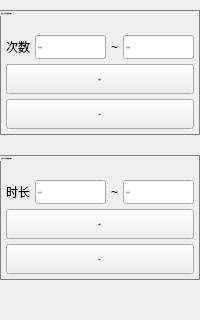
        <widget class="QWidget" name="tab_loop">
         <attribute name="title">
          <string>循环</string>
         </attribute>
         <layout class="QVBoxLayout" name="verticalLayout_7">
          <property name="spacing">
           <number>20</number>
          </property>
          <property name="leftMargin">
           <number>0</number>
          </property>
          <property name="topMargin">
           <number>10</number>
          </property>
          <property name="rightMargin">
           <number>0</number>
          </property>
          <property name="bottomMargin">
           <number>0</number>
          </property>
          <item>
           <widget class="QGroupBox" name="grp_loop">
            <property name="font">
             <font>
              <family>Microsoft YaHei</family>
              <pointsize>-1</pointsize>
              <weight>75</weight>
              <bold>true</bold>
             </font>
            </property>
            <property name="styleSheet">
             <string notr="true">QGroupBox{border:1px solid gray}</string>
            </property>
            <property name="title">
             <string>循环（执行里面的内容）</string>
            </property>
            <layout class="QVBoxLayout" name="verticalLayout_12">
             <property name="spacing">
              <number>5</number>
             </property>
             <property name="leftMargin">
              <number>5</number>
             </property>
             <property name="topMargin">
              <number>24</number>
             </property>
             <property name="rightMargin">
              <number>5</number>
             </property>
             <property name="bottomMargin">
              <number>5</number>
             </property>
             <item>
              <layout class="QHBoxLayout" name="loopParamBox">
               <property name="spacing">
                <number>5</number>
               </property>
               <item>
                <widget class="QLabel" name="lbCount">
                 <property name="sizePolicy">
                  <sizepolicy hsizetype="Fixed" vsizetype="Fixed">
                   <horstretch>0</horstretch>
                   <verstretch>0</verstretch>
                  </sizepolicy>
                 </property>
                 <property name="toolTip">
                  <string/>
                 </property>
                 <property name="text">
                  <string>次数</string>
                 </property>
                </widget>
               </item>
               <item>
                <widget class="QLineEdit" name="etCountMin">
                 <property name="sizePolicy">
                  <sizepolicy hsizetype="Preferred" vsizetype="Fixed">
                   <horstretch>0</horstretch>
                   <verstretch>0</verstretch>
                  </sizepolicy>
                 </property>
                 <property name="minimumSize">
                  <size>
                   <width>0</width>
                   <height>24</height>
                  </size>
                 </property>
                 <property name="font">
                  <font>
                   <family>Microsoft YaHei</family>
                   <pointsize>-1</pointsize>
                   <weight>75</weight>
                   <bold>true</bold>
                  </font>
                 </property>
                 <property name="focusPolicy">
                  <enum>Qt::ClickFocus</enum>
                 </property>
                 <property name="statusTip">
                  <string/>
                 </property>
                 <property name="inputMask">
                  <string/>
                 </property>
                 <property name="dragEnabled">
                  <bool>false</bool>
                 </property>
                 <property name="placeholderText">
                  <string>最小次数</string>
                 </property>
                 <property name="clearButtonEnabled">
                  <bool>false</bool>
                 </property>
                </widget>
               </item>
               <item>
                <widget class="QLabel" name="lbCountTo">
                 <property name="sizePolicy">
                  <sizepolicy hsizetype="Fixed" vsizetype="Fixed">
                   <horstretch>0</horstretch>
                   <verstretch>0</verstretch>
                  </sizepolicy>
                 </property>
                 <property name="toolTip">
                  <string/>
                 </property>
                 <property name="text">
                  <string>~</string>
                 </property>
                </widget>
               </item>
               <item>
                <widget class="QLineEdit" name="etCountMax">
                 <property name="sizePolicy">
                  <sizepolicy hsizetype="Preferred" vsizetype="Fixed">
                   <horstretch>0</horstretch>
                   <verstretch>0</verstretch>
                  </sizepolicy>
                 </property>
                 <property name="minimumSize">
                  <size>
                   <width>0</width>
                   <height>24</height>
                  </size>
                 </property>
                 <property name="font">
                  <font>
                   <family>Microsoft YaHei</family>
                   <pointsize>-1</pointsize>
                   <weight>75</weight>
                   <bold>true</bold>
                  </font>
                 </property>
                 <property name="focusPolicy">
                  <enum>Qt::ClickFocus</enum>
                 </property>
                 <property name="statusTip">
                  <string/>
                 </property>
                 <property name="inputMask">
                  <string/>
                 </property>
                 <property name="dragEnabled">
                  <bool>false</bool>
                 </property>
                 <property name="placeholderText">
                  <string>最大次数</string>
                 </property>
                 <property name="clearButtonEnabled">
                  <bool>false</bool>
                 </property>
                </widget>
               </item>
              </layout>
             </item>
             <item>
              <widget class="QPushButton" name="bnLoopEdit">
               <property name="sizePolicy">
                <sizepolicy hsizetype="Preferred" vsizetype="Fixed">
                 <horstretch>0</horstretch>
                 <verstretch>0</verstretch>
                </sizepolicy>
               </property>
               <property name="minimumSize">
                <size>
                 <width>0</width>
                 <height>30</height>
                </size>
               </property>
               <property name="font">
                <font>
                 <family>Microsoft YaHei</family>
                 <pointsize>-1</pointsize>
                 <weight>75</weight>
                 <bold>true</bold>
                </font>
               </property>
               <property name="focusPolicy">
                <enum>Qt::ClickFocus</enum>
               </property>
               <property name="toolTip">
                <string/>
               </property>
               <property name="styleSheet">
                <string notr="true"/>
               </property>
               <property name="text">
                <string>编辑🔧</string>
               </property>
               <property name="autoDefault">
                <bool>false</bool>
               </property>
              </widget>
             </item>
             <item>
              <widget class="QPushButton" name="bnLoopAdd">
               <property name="sizePolicy">
                <sizepolicy hsizetype="Preferred" vsizetype="Fixed">
                 <horstretch>0</horstretch>
                 <verstretch>0</verstretch>
                </sizepolicy>
               </property>
               <property name="minimumSize">
                <size>
                 <width>0</width>
                 <height>30</height>
                </size>
               </property>
               <property name="font">
                <font>
                 <family>Microsoft YaHei</family>
                 <pointsize>-1</pointsize>
                 <weight>75</weight>
                 <bold>true</bold>
                </font>
               </property>
               <property name="focusPolicy">
                <enum>Qt::ClickFocus</enum>
               </property>
               <property name="toolTip">
                <string/>
               </property>
               <property name="styleSheet">
                <string notr="true"/>
               </property>
               <property name="text">
                <string>添加✔</string>
               </property>
               <property name="autoDefault">
                <bool>false</bool>
               </property>
              </widget>
             </item>
            </layout>
           </widget>
          </item>
          <item>
           <widget class="QGroupBox" name="grp_timer">
            <property name="font">
             <font>
              <family>Microsoft YaHei</family>
              <pointsize>-1</pointsize>
              <weight>75</weight>
              <bold>true</bold>
             </font>
            </property>
            <property name="styleSheet">
             <string notr="true">QGroupBox{border:1px solid gray}</string>
            </property>
            <property name="title">
             <string>定时（执行里面的内容）</string>
            </property>
            <layout class="QVBoxLayout" name="verticalLayout_13">
             <property name="spacing">
              <number>5</number>
             </property>
             <property name="leftMargin">
              <number>5</number>
             </property>
             <property name="topMargin">
              <number>24</number>
             </property>
             <property name="rightMargin">
              <number>5</number>
             </property>
             <property name="bottomMargin">
              <number>5</number>
             </property>
             <item>
              <layout class="QHBoxLayout" name="timerParamBox">
               <property name="spacing">
                <number>5</number>
               </property>
               <item>
                <widget class="QLabel" name="lbTimerTime">
                 <property name="sizePolicy">
                  <sizepolicy hsizetype="Fixed" vsizetype="Fixed">
                   <horstretch>0</horstretch>
                   <verstretch>0</verstretch>
                  </sizepolicy>
                 </property>
                 <property name="toolTip">
                  <string/>
                 </property>
                 <property name="text">
                  <string>时长</string>
                 </property>
                </widget>
               </item>
               <item>
                <widget class="QLineEdit" name="etTimerMin">
                 <property name="sizePolicy">
                  <sizepolicy hsizetype="Preferred" vsizetype="Fixed">
                   <horstretch>0</horstretch>
                   <verstretch>0</verstretch>
                  </sizepolicy>
                 </property>
                 <property name="minimumSize">
                  <size>
                   <width>0</width>
                   <height>24</height>
                  </size>
                 </property>
                 <property name="font">
                  <font>
                   <family>Microsoft YaHei</family>
                   <pointsize>-1</pointsize>
                   <weight>75</weight>
                   <bold>true</bold>
                  </font>
                 </property>
                 <property name="focusPolicy">
                  <enum>Qt::ClickFocus</enum>
                 </property>
                 <property name="statusTip">
                  <string/>
                 </property>
                 <property name="inputMask">
                  <string/>
                 </property>
                 <property name="dragEnabled">
                  <bool>false</bool>
                 </property>
                 <property name="placeholderText">
                  <string>最小时长</string>
                 </property>
                 <property name="clearButtonEnabled">
                  <bool>false</bool>
                 </property>
                </widget>
               </item>
               <item>
                <widget class="QLabel" name="lbTimerTo">
                 <property name="sizePolicy">
                  <sizepolicy hsizetype="Fixed" vsizetype="Fixed">
                   <horstretch>0</horstretch>
                   <verstretch>0</verstretch>
                  </sizepolicy>
                 </property>
                 <property name="toolTip">
                  <string/>
                 </property>
                 <property name="text">
                  <string>~</string>
                 </property>
                </widget>
               </item>
               <item>
                <widget class="QLineEdit" name="etTimerMax">
                 <property name="sizePolicy">
                  <sizepolicy hsizetype="Preferred" vsizetype="Fixed">
                   <horstretch>0</horstretch>
                   <verstretch>0</verstretch>
                  </sizepolicy>
                 </property>
                 <property name="minimumSize">
                  <size>
                   <width>0</width>
                   <height>24</height>
                  </size>
                 </property>
                 <property name="font">
                  <font>
                   <family>Microsoft YaHei</family>
                   <pointsize>-1</pointsize>
                   <weight>75</weight>
                   <bold>true</bold>
                  </font>
                 </property>
                 <property name="focusPolicy">
                  <enum>Qt::ClickFocus</enum>
                 </property>
                 <property name="statusTip">
                  <string/>
                 </property>
                 <property name="inputMask">
                  <string/>
                 </property>
                 <property name="dragEnabled">
                  <bool>false</bool>
                 </property>
                 <property name="placeholderText">
                  <string>最大时长</string>
                 </property>
                 <property name="clearButtonEnabled">
                  <bool>false</bool>
                 </property>
                </widget>
               </item>
              </layout>
             </item>
             <item>
              <widget class="QPushButton" name="bnTimerEdit">
               <property name="sizePolicy">
                <sizepolicy hsizetype="Preferred" vsizetype="Fixed">
                 <horstretch>0</horstretch>
                 <verstretch>0</verstretch>
                </sizepolicy>
               </property>
               <property name="minimumSize">
                <size>
                 <width>0</width>
                 <height>30</height>
                </size>
               </property>
               <property name="font">
                <font>
                 <family>Microsoft YaHei</family>
                 <pointsize>-1</pointsize>
                 <weight>75</weight>
                 <bold>true</bold>
                </font>
               </property>
               <property name="focusPolicy">
                <enum>Qt::ClickFocus</enum>
               </property>
               <property name="toolTip">
                <string/>
               </property>
               <property name="styleSheet">
                <string notr="true"/>
               </property>
               <property name="text">
                <string>编辑🔧</string>
               </property>
               <property name="autoDefault">
                <bool>false</bool>
               </property>
              </widget>
             </item>
             <item>
              <widget class="QPushButton" name="bnTimerAdd">
               <property name="sizePolicy">
                <sizepolicy hsizetype="Preferred" vsizetype="Fixed">
                 <horstretch>0</horstretch>
                 <verstretch>0</verstretch>
                </sizepolicy>
               </property>
               <property name="minimumSize">
                <size>
                 <width>0</width>
                 <height>30</height>
                </size>
               </property>
               <property name="font">
                <font>
                 <family>Microsoft YaHei</family>
                 <pointsize>-1</pointsize>
                 <weight>75</weight>
                 <bold>true</bold>
                </font>
               </property>
               <property name="focusPolicy">
                <enum>Qt::ClickFocus</enum>
               </property>
               <property name="toolTip">
                <string/>
               </property>
               <property name="styleSheet">
                <string notr="true"/>
               </property>
               <property name="text">
                <string>添加✔</string>
               </property>
               <property name="autoDefault">
                <bool>false</bool>
               </property>
              </widget>
             </item>
            </layout>
           </widget>
          </item>
          <item>
           <spacer name="loopTabSpacer">
            <property name="orientation">
             <enum>Qt::Vertical</enum>
            </property>
            <property name="sizeHint" stdset="0">
             <size>
              <width>20</width>
              <height>40</height>
             </size>
            </property>
           </spacer>
          </item>
         </layout>
        </widget>
